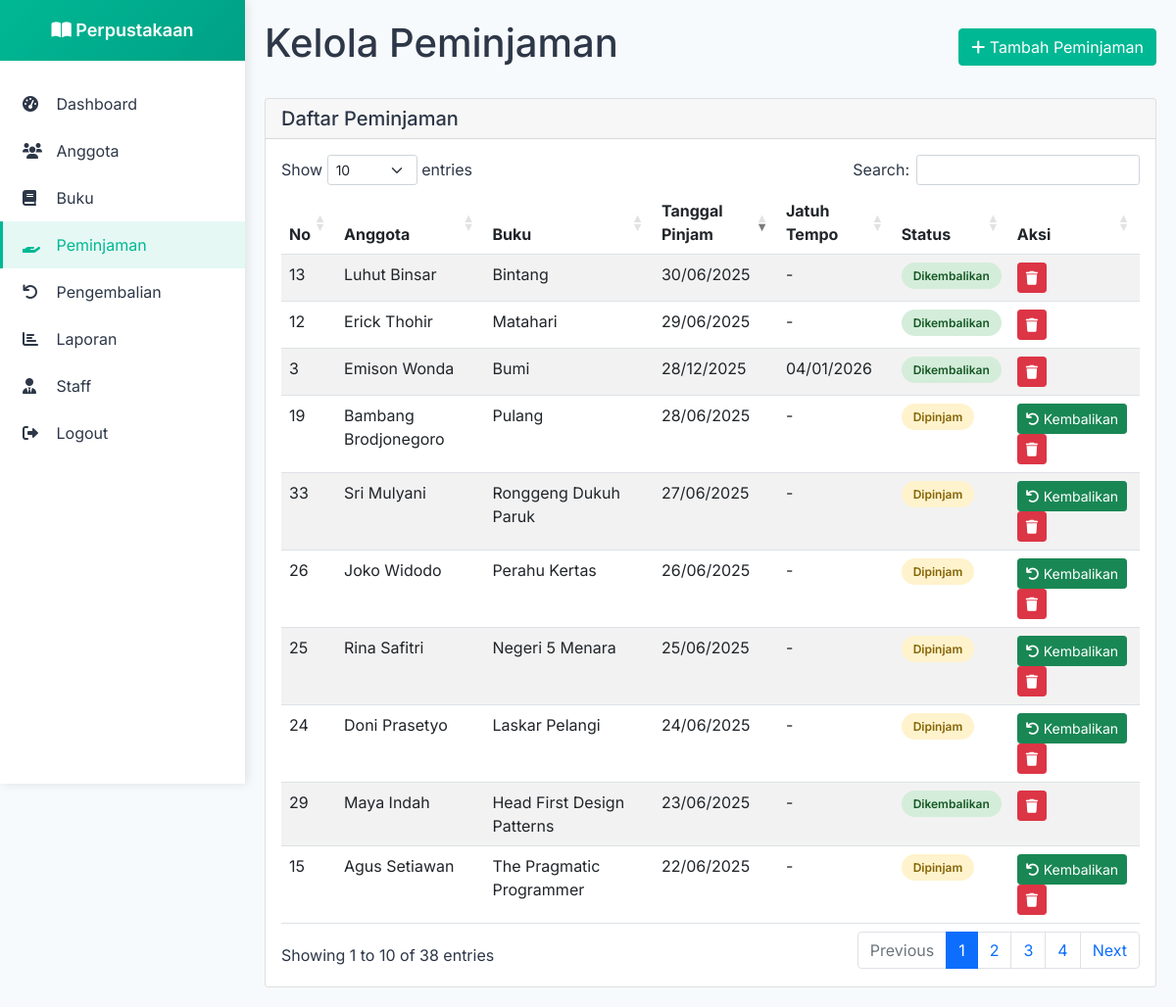
The app's page /admin/peminjaman.php (signed in) with its own data.
### tables this page shows
CREATE TABLE `peminjaman` (
  `id_pinjam` int(11) NOT NULL,
  `id_anggota` int(11) NOT NULL,
  `id_buku` int(11) NOT NULL,
  `tgl_pinjam` date NOT NULL,
  `tgl_jatuh_tempo` date DEFAULT NULL,
  `durasi_pinjam` int(11) DEFAULT 7 COMMENT 'Durasi dalam hari',
  `perpanjangan` int(11) DEFAULT 0 COMMENT 'Jumlah perpanjangan',
  `tgl_perpanjangan` date DEFAULT NULL,
  `status` enum('dipinjam','dikembalikan') DEFAULT 'dipinjam',
  `created_at` timestamp NULL DEFAULT current_timestamp()
);

CREATE TABLE `anggota` (
  `id_anggota` int(11) NOT NULL,
  `id_user` int(11) DEFAULT NULL,
  `nama` varchar(100) NOT NULL,
  `alamat` text NOT NULL,
  `no_hp` varchar(15) NOT NULL,
  `nim` varchar(30) DEFAULT NULL,
  `password` varchar(255) DEFAULT NULL,
  `kelas` varchar(50) DEFAULT NULL,
  `program_studi` varchar(100) DEFAULT NULL,
  `created_at` timestamp NULL DEFAULT current_timestamp()
);

CREATE TABLE `buku` (
  `id_buku` int(11) NOT NULL,
  `judul` varchar(200) NOT NULL,
  `penulis` varchar(100) NOT NULL,
  `tahun` int(11) NOT NULL,
  `stok` int(11) NOT NULL DEFAULT 0,
  `program_studi` varchar(100) DEFAULT NULL,
  `jenis_buku` varchar(100) DEFAULT NULL,
  `rak` varchar(50) DEFAULT NULL,
  `created_at` timestamp NULL DEFAULT current_timestamp()
);

### admin/peminjaman.php (the view, shortened to what this page needs)
<?php
include '../koneksi.php';
$query_peminjaman = "SELECT p.*, a.nama as nama_anggota, b.judul as judul_buku, b.stok, b.penulis
                     FROM peminjaman p
                     JOIN anggota a ON p.id_anggota = a.id_anggota
                     JOIN buku b ON p.id_buku = b.id_buku
                     ORDER BY p.created_at DESC";
$result_peminjaman = mysqli_query($koneksi, $query_peminjaman);
?>
<!DOCTYPE html>
<html lang="id">
<head>
    <link href="https://cdnjs.cloudflare.com/ajax/libs/font-awesome/6.0.0/css/all.min.css" rel="stylesheet">
    <link href="https://cdn.datatables.net/1.11.5/css/dataTables.bootstrap5.min.css" rel="stylesheet">
    <link href="https://cdn.jsdelivr.net/npm/select2@4.1.0-rc.0/dist/css/select2.min.css" rel="stylesheet" />
    <link href="https://cdn.jsdelivr.net/npm/select2-bootstrap-5-theme@1.3.0/dist/select2-bootstrap-5-theme.min.css" rel="stylesheet" />
    <link href="https://cdn.jsdelivr.net/npm/bootstrap@5.1.3/dist/css/bootstrap.min.css" rel="stylesheet">
</head>
<body>
    <div class="sidebar">
        <div class="sidebar-header">
            <h3><i class="fas fa-book-open"></i> Perpustakaan</h3>
        </div>
        <div class="sidebar-menu">
            <a href="index.php" class="menu-item">
                <i class="fas fa-tachometer-alt"></i> Dashboard
            </a>
            <a href="anggota.php" class="menu-item">
                <i class="fas fa-users"></i> Anggota
            </a>
            <a href="buku.php" class="menu-item">
                <i class="fas fa-book"></i> Buku
            </a>
            <a href="peminjaman.php" class="menu-item active">
                <i class="fas fa-hand-holding"></i> Peminjaman
            </a>
            <a href="pengembalian.php" class="menu-item">
                <i class="fas fa-undo"></i> Pengembalian
            </a>
            <a href="laporan.php" class="menu-item">
                <i class="fas fa-chart-bar"></i> Laporan
            </a>
            <a href="staff.php" class="menu-item">
                <i class="fas fa-user-tie"></i> Staff
            </a>
            <a href="../logout.php" class="menu-item">
                <i class="fas fa-sign-out-alt"></i> Logout
            </a>
        </div>
    </div>
    <div class="main-content">
        <div class="d-flex justify-content-between align-items-center mb-4">
            <h1>Kelola Peminjaman</h1>
            <button class="btn btn-primary" data-bs-toggle="modal" data-bs-target="#addModal">
                <i class="fas fa-plus"></i> Tambah Peminjaman
            </button>
        </div>
        <div class="card">
            <div class="card-header">
                <h5 class="mb-0">Daftar Peminjaman</h5>
            </div>
            <div class="card-body">
                <div class="table-responsive">
                    <table id="peminjamanTable" class="table table-striped table-hover">
                        <thead>
                        <tr>
                            <th>No</th>
                            <th>Anggota</th>
                            <th>Buku</th>
                            <th>Tanggal Pinjam</th>
                            <th>Jatuh Tempo</th>
                            <th>Status</th>
                            <th>Aksi</th>
                        </tr>
                    </thead>
                    <tbody>
                        <?php
                        $no = 1;
                        while ($row = mysqli_fetch_assoc($result_peminjaman)):
                        ?>
                        <tr>
                            <td><?php echo $no++; ?></td>
                            <td><?php echo $row['nama_anggota']; ?></td>
                            <td><?php echo $row['judul_buku']; ?></td>
                            <td><?php echo date('d/m/Y', strtotime($row['tgl_pinjam'])); ?></td>
                            <td><?php echo $row['tgl_jatuh_tempo'] ? date('d/m/Y', strtotime($row['tgl_jatuh_tempo'])) : '-'; ?></td>
                            <td>
                                <span class="status-badge <?php echo $row['status'] == 'dipinjam' ? 'status-dipinjam' : 'status-dikembalikan'; ?>">
                                    <?php echo ucfirst($row['status']); ?>
                                </span>
                            </td>
                            <td>
                                <?php if ($row['status'] == 'dipinjam'): ?>
                                <button class="btn btn-success btn-sm" onclick="kembalikanBuku(<?php echo $row['id_pinjam']; ?>, '<?php echo $row['judul_buku']; ?>')">
                                    <i class="fas fa-undo"></i> Kembalikan
                                </button>
                                <?php endif; ?>
                                <button class="btn btn-danger btn-sm" onclick="deletePeminjaman(<?php echo $row['id_pinjam']; ?>, '<?php echo $row['judul_buku']; ?>')">
                                    <i class="fas fa-trash"></i>
                                </button>
                            </td>
                        </tr>
                        <?php endwhile; ?>
                    </tbody>
                </table>
                </div>
            </div>
        </div>
    </div>
</body>
</html>

### admin/peminjaman.php (style rules this page uses)
:root { --primary-color: #00b894; --secondary-color: #00a085; --accent-color: #667eea; --text-color: #2d3748; --light-bg: #f7fafc; --border-color: #e2e8f0; }
body { font-family: 'Inter', sans-serif; background: var(--light-bg); color: var(--text-color); }
.sidebar { position: fixed; left: 0; top: 0; height: 100vh; width: 250px; background: white; box-shadow: 2px 0 10px rgba(0,0,0,0.1); }
.sidebar-header { padding: 20px; background: linear-gradient(135deg, var(--primary-color), var(--secondary-color)); color: white; text-align: center; }
.sidebar-header h3 { font-size: 18px; font-weight: 600; margin: 0; }
.sidebar-menu { padding: 20px 0; }
.menu-item { display: block; padding: 12px 20px; color: var(--text-color); text-decoration: none; transition: all 0.3s ease; border-left: 3px solid transparent; }
.menu-item:hover, .menu-item.active { background: rgba(0, 184, 148, 0.1); color: var(--primary-color); border-left-color: var(--primary-color); }
.menu-item i { margin-right: 10px; width: 20px; }
.main-content { margin-left: 250px; padding: 20px; min-height: 100vh; }
.btn-primary { background: var(--primary-color); border-color: var(--primary-color); }
.status-badge { padding: 6px 12px; border-radius: 20px; font-size: 12px; font-weight: 600; }
.status-dipinjam { background: #fff3cd; color: #856404; }
.status-dikembalikan { background: #d4edda; color: #155724; }

### records on screen
peminjaman: id_anggota.nama "Emison Wonda", id_buku.judul "Bumi", tgl_pinjam "28/12/2025", tgl_jatuh_tempo "04/01/2026", status "Dikembalikan"
peminjaman: id_anggota.nama "Erick Thohir", id_buku.judul "Matahari", tgl_pinjam "29/06/2025", status "Dikembalikan"
peminjaman: id_anggota.nama "Luhut Binsar", id_buku.judul "Bintang", tgl_pinjam "30/06/2025", status "Dikembalikan"
peminjaman: id_anggota.nama "Agus Setiawan", id_buku.judul "The Pragmatic Programmer", tgl_pinjam "22/06/2025", status "Dipinjam"
peminjaman: id_anggota.nama "Bambang Brodjonegoro", id_buku.judul "Pulang", tgl_pinjam "28/06/2025", status "Dipinjam"
peminjaman: id_anggota.nama "Doni Prasetyo", id_buku.judul "Laskar Pelangi", tgl_pinjam "24/06/2025", status "Dipinjam"
peminjaman: id_anggota.nama "Rina Safitri", id_buku.judul "Negeri 5 Menara", tgl_pinjam "25/06/2025", status "Dipinjam"
peminjaman: id_anggota.nama "Joko Widodo", id_buku.judul "Perahu Kertas", tgl_pinjam "26/06/2025", status "Dipinjam"
peminjaman: id_anggota.nama "Maya Indah", id_buku.judul "Head First Design Patterns", tgl_pinjam "23/06/2025", status "Dikembalikan"
peminjaman: id_anggota.nama "Sri Mulyani", id_buku.judul "Ronggeng Dukuh Paruk", tgl_pinjam "27/06/2025", status "Dipinjam"
